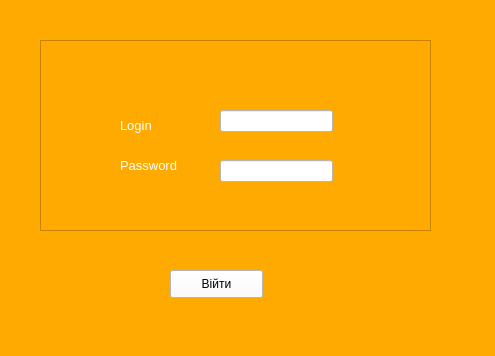
<?xml version="1.0" encoding="UTF-8"?>
<ui version="4.0">
 <class>MainWindow</class>
 <widget class="QMainWindow" name="MainWindow">
  <property name="geometry">
   <rect>
    <x>0</x>
    <y>0</y>
    <width>495</width>
    <height>356</height>
   </rect>
  </property>
  <property name="windowTitle">
   <string>*PostgreSQL Information*</string>
  </property>
  <property name="styleSheet">
   <string notr="true">background-color: rgb(255, 170, 0);</string>
  </property>
  <widget class="QWidget" name="centralwidget">
   <widget class="QPushButton" name="Enter">
    <property name="geometry">
     <rect>
      <x>170</x>
      <y>270</y>
      <width>93</width>
      <height>28</height>
     </rect>
    </property>
    <property name="styleSheet">
     <string notr="true">background-color: rgb(255, 255, 255);</string>
    </property>
    <property name="text">
     <string>Війти</string>
    </property>
   </widget>
   <widget class="QFrame" name="frame">
    <property name="geometry">
     <rect>
      <x>40</x>
      <y>40</y>
      <width>391</width>
      <height>191</height>
     </rect>
    </property>
    <property name="frameShape">
     <enum>QFrame::StyledPanel</enum>
    </property>
    <property name="frameShadow">
     <enum>QFrame::Raised</enum>
    </property>
    <widget class="QLineEdit" name="login">
     <property name="geometry">
      <rect>
       <x>180</x>
       <y>70</y>
       <width>113</width>
       <height>22</height>
      </rect>
     </property>
     <property name="styleSheet">
      <string notr="true">background-color: rgb(255, 255, 255);</string>
     </property>
    </widget>
    <widget class="QLineEdit" name="password">
     <property name="geometry">
      <rect>
       <x>180</x>
       <y>120</y>
       <width>113</width>
       <height>22</height>
      </rect>
     </property>
     <property name="styleSheet">
      <string notr="true">background-color: rgb(255, 255, 255);</string>
     </property>
    </widget>
    <widget class="QLabel" name="label">
     <property name="geometry">
      <rect>
       <x>80</x>
       <y>70</y>
       <width>81</width>
       <height>31</height>
      </rect>
     </property>
     <property name="styleSheet">
      <string notr="true">color: rgb(255, 255, 255);</string>
     </property>
     <property name="lineWidth">
      <number>1</number>
     </property>
     <property name="text">
      <string>&lt;html&gt;&lt;head/&gt;&lt;body&gt;&lt;p&gt;&lt;span style=&quot; font-size:10pt;&quot;&gt;Login&lt;/span&gt;&lt;/p&gt;&lt;/body&gt;&lt;/html&gt;</string>
     </property>
     <property name="textFormat">
      <enum>Qt::AutoText</enum>
     </property>
     <property name="margin">
      <number>0</number>
     </property>
     <property name="indent">
      <number>-1</number>
     </property>
    </widget>
    <widget class="QLabel" name="label_2">
     <property name="geometry">
      <rect>
       <x>80</x>
       <y>110</y>
       <width>81</width>
       <height>31</height>
      </rect>
     </property>
     <property name="styleSheet">
      <string notr="true">color: rgb(255, 255, 255);</string>
     </property>
     <property name="text">
      <string>&lt;html&gt;&lt;head/&gt;&lt;body&gt;&lt;p&gt;&lt;span style=&quot; font-size:10pt;&quot;&gt;Password&lt;/span&gt;&lt;/p&gt;&lt;/body&gt;&lt;/html&gt;</string>
     </property>
    </widget>
   </widget>
  </widget>
 </widget>
 <resources/>
 <connections/>
</ui>
